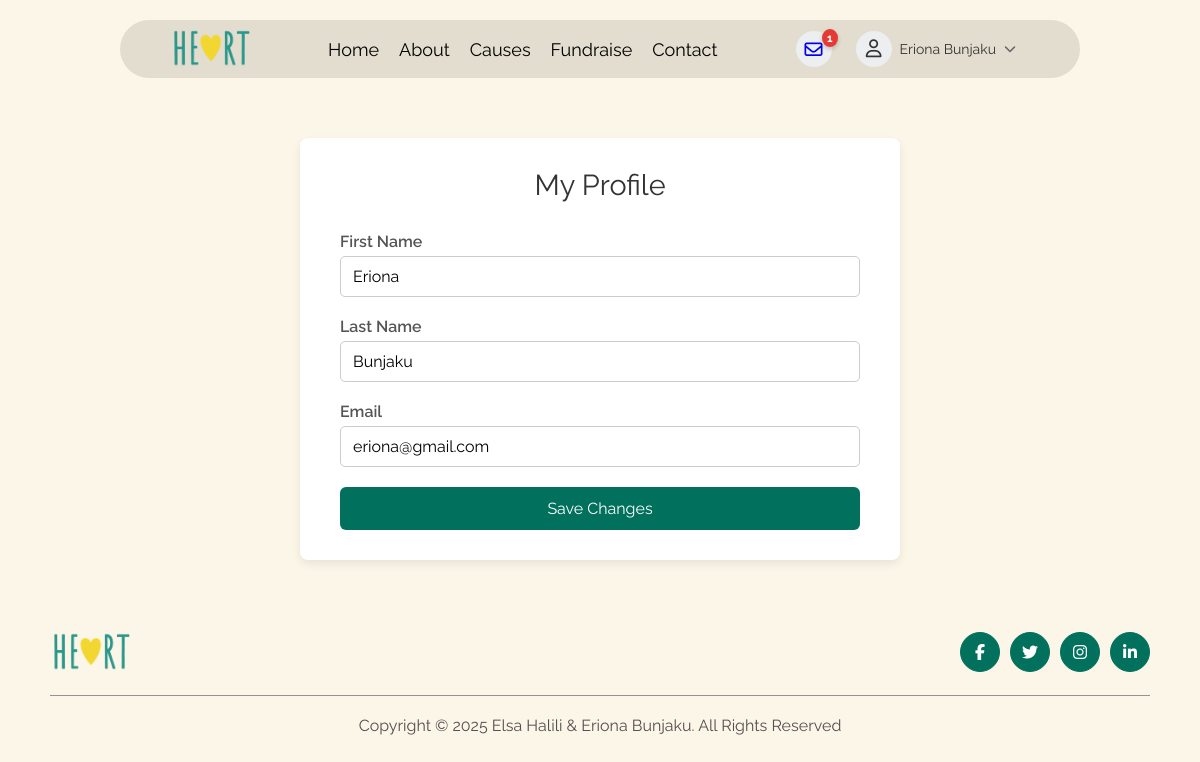
The app's page /profile.php (signed in) with its own data.
### tables this page shows
CREATE TABLE `users` (
  `id` int(11) NOT NULL,
  `name` varchar(50) DEFAULT NULL,
  `surname` varchar(50) DEFAULT NULL,
  `email` varchar(100) NOT NULL,
  `password` varchar(255) NOT NULL,
  `role` enum('user','admin') DEFAULT 'user',
  `created_at` timestamp NOT NULL DEFAULT current_timestamp()
);

### classes/User.php (called while the page is built, shortened)
<?php
class User
{
    private $conn;
    private $table_name = 'users';
    public function __construct($db)
    {
        $this->conn = $db;
    }
    public function getUserById($id)
    {
        $sql = "SELECT id, name, surname, email, role FROM {$this->table_name} WHERE id = :id LIMIT 1";
        $stmt = $this->conn->prepare($sql);
        $stmt->bindParam(':id', $id, PDO::PARAM_INT);
        $stmt->execute();
        return $stmt->fetch(PDO::FETCH_ASSOC);
    }
}

### profile.php (the view, shortened to what this page needs)
<?php
include_once './classes/User.php';
$db = new Database();
$pdo = $db->getConnection();
$userObj = new User($pdo);
$userId = $_SESSION['user']['id'];
$userData = $userObj->getUserById($userId);
?>
<!DOCTYPE html>
<html lang="en">
<head>
    <link rel="stylesheet" href="./styles/header_footer.css" />
    <link rel="stylesheet" href="./styles/style.css" />
    <link rel="stylesheet" href="./styles/profile.css" />
    <link rel="stylesheet" href="https://cdnjs.cloudflare.com/ajax/libs/font-awesome/6.4.2/css/all.min.css" />
</head>
<body>
    <?php include('components/navigation.php'); ?>
    <div class="profile-container">
        <div class="profile-header">
            <h1>My Profile</h1>
        </div>
        <form method="POST" class="profile-form">
            <div>
                <label for="name">First Name</label>
                <input type="text" id="name" name="name" value="<?= htmlspecialchars($userData['name']) ?>" required>
            </div>
            <div>
                <label for="surname">Last Name</label>
                <input type="text" id="surname" name="surname" value="<?= htmlspecialchars($userData['surname']) ?>" required>
            </div>
            <div>
                <label for="email">Email</label>
                <input type="email" id="email" name="email" value="<?= htmlspecialchars($userData['email']) ?>" required>
            </div>
            <button type="submit">Save Changes</button>
        </form>
    </div>
    <?php include('components/footer.php'); ?>
</body>
</html>

### styles/style.css (style rules this page uses)
* { font-family: "Raleway", sans-serif; font-weight: 400; font-style: normal; margin: 0; padding: 0; box-sizing: border-box; }
body { background-color: #fcf6e9; }

### styles/profile.css (style rules this page uses)
.profile-container { max-width: 600px; margin: 50px auto; font-family: "Segoe UI", Tahoma, Geneva, Verdana, sans-serif; background: #ffffff; border-radius: 8px; padding: 30px 40px; box-shadow: 0 4px 10px rgba(0, 0, 0, 0.08); }
.profile-header { text-align: center; margin-bottom: 30px; }
.profile-header h1 { margin: 0; font-size: 1.8em; color: #333333; }
.profile-form { display: flex; flex-direction: column; gap: 20px; }
.profile-form label { font-weight: 600; color: #555555; display: block; margin-bottom: 5px; }
.profile-form input { width: 100%; padding: 10px 12px; font-size: 1em; border-radius: 5px; border: 1px solid #cccccc; }
.profile-form button { background-color: #01715d; color: white; padding: 12px; border: none; border-radius: 6px; font-size: 1em; cursor: pointer; transition: background-color 0.2s ease; }

### records on screen
users: name "Eriona", surname "Bunjaku", email "eriona@gmail.com"

### other values on screen
$replyCount "1"
$userName "Eriona Bunjaku"
